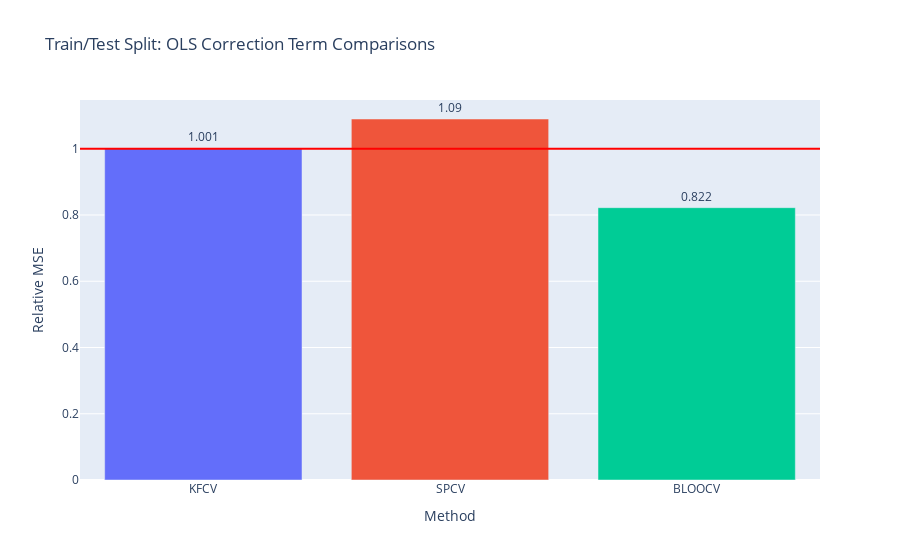

Write notebook code for a chart like this one.
### Code cell
fig = gen_model_barplots(
    [[ns_corr, kfcv_corr, spcv_corr, bloocv_corr]], 
    [""], 
    est_names, 
    title="Train/Test Split: OLS Correction Term Comparisons", 
    has_elev_err=False
)
fig.show()

### Figure 1 — Plotly figure (JSON) as saved in the notebook; plotly's stock layout.template omitted (floating-point values rounded to 4 significant figures)
{"data": [{"marker": {"color": ["#636EFA", "#EF553B", "#00CC96", "#AB63FA", "#FFA15A", "#19D3F3", "#FF6692", "#B6E880", "#FF97FF", "#FECB52"]}, "text": [1.001, 1.09, 0.822], "textposition": "outside", "type": "bar", "x": ["KFCV", "SPCV", "BLOOCV"], "xaxis": "x", "y": [1.001, 1.09, 0.8221], "yaxis": "y"}], "layout": {"shapes": [{"line": {"color": "red"}, "type": "line", "x0": 0, "x1": 1, "xref": "x domain", "y0": 1, "y1": 1, "yref": "y"}], "showlegend": false, "title": {"text": "Train/Test Split: OLS Correction Term Comparisons"}, "xaxis": {"anchor": "y", "domain": [0, 1], "title": {"text": "Method"}}, "yaxis": {"anchor": "x", "domain": [0, 1], "title": {"text": "Relative MSE"}}}}
